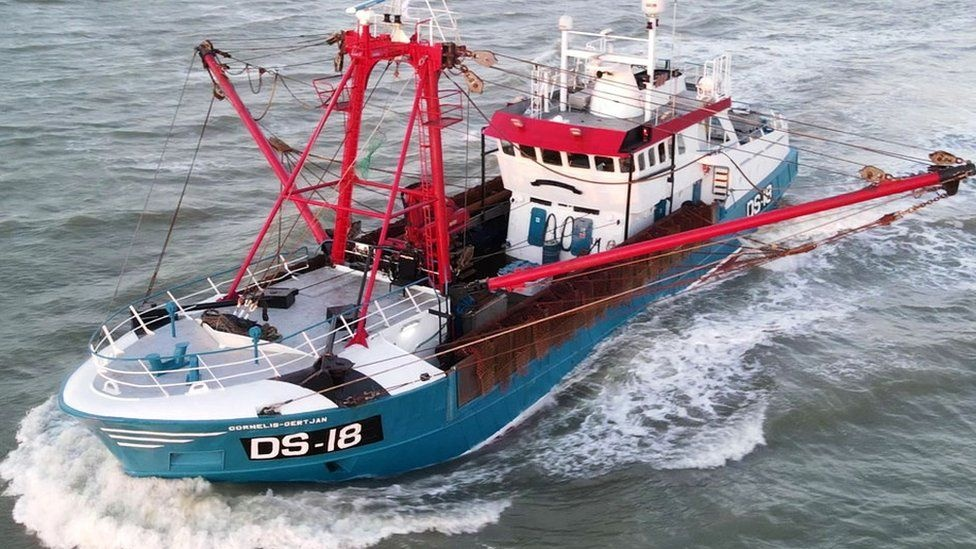
#> input picture Images/FishingBoat.jpg, 976 x 549 px
$ python FirstPrograming.py
#> lines starting #> are read from the running program, lines starting #| are printed output that depends on the picture
import cv2 as cv
import os

BASE_DIR = os.path.dirname(__file__)
image_path = os.path.join(BASE_DIR, "..", "..", "Images", "FishingBoat.jpg")
image = cv.imread(image_path)
#> image is the input picture: shape (549, 976, 3); mean B, G, R 148.5, 140.5, 144.4
aa= image[100:300,200:400,2]
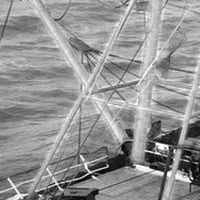
#> aa: shape (200, 200); min 0, max 255, mean 148.5
b = cv.cvtColor(image, cv.COLOR_BGR2GRAY)
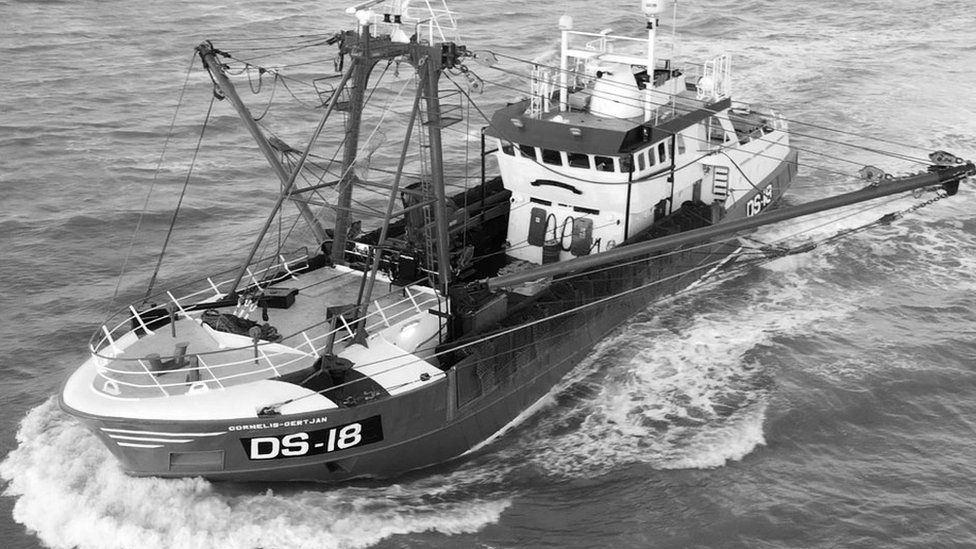
#> b: shape (549, 976); min 0, max 255, mean 142.6

# cv.imshow("Original", a)
# cv.imshow("Gray", b)
cv.imshow("Sliced", aa)
cv.waitKey(0)
cv.destroyAllWindows()

$ run again, with Images/PizzaImages.jpg copied over Images/FishingBoat.jpg
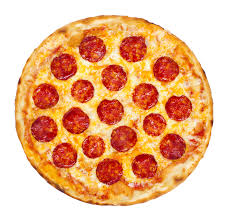
#> input picture Images/PizzaImages.jpg, 227 x 222 px
#> image is the input picture: shape (222, 227, 3); mean B, G, R 143, 184, 236.2
#> `aa= image[100:300,200:400,2]`:
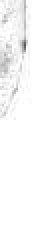
#> aa: shape (122, 27) (shown 2 times larger); min 87, max 255, mean 250.2
#> `b = cv.cvtColor(image, cv.COLOR_BGR2GRAY)`:
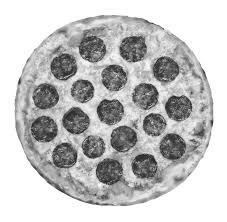
#> b: shape (222, 227); min 31, max 255, mean 194.9
